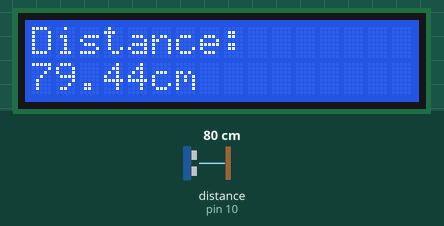
This sketch was run on a simulated Arduino Uno, built with avr-gcc and run on an emulated ATmega328P. Shown: 16×2 character LCD. Wiring (inferred from the names in the program): ultrasonic range finder: trigger pin 8; echo pin 10. Inputs (shaded band) come from the test bench; at power-on: distance to the obstacle (sensor on pin 10) 80 cm. The echo pulse lasts 58.3 µs per cm; what the sketch prints to the serial monitor is not drawn.

Above: at 1.2 s.
1.3 s: distance to the obstacle (sensor on pin 10) set to 2 cm
At 2.0 s:
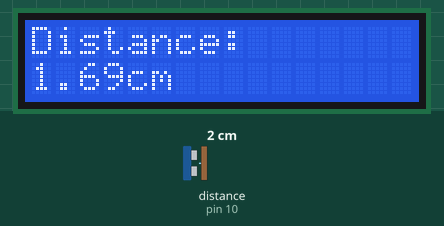
4.3 s: distance to the obstacle (sensor on pin 10) set to 4 cm
At 5.0 s:
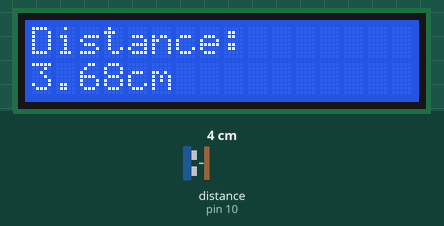
6.1 s: distance to the obstacle (sensor on pin 10) set to 18 cm
At 6.5 s:
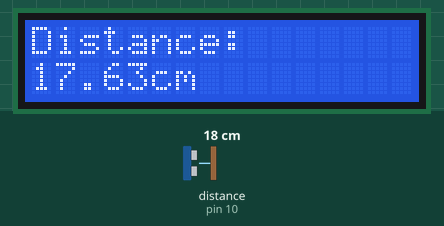
Timing chart, 0 to 9.1 s (numbered marks = the images above; inputs shaded):
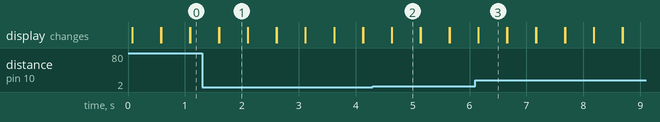

The sketch:

distance_LCD.ino
```cpp
#include <LiquidCrystal.h>
int rs=7;
int en=9;
int d4=5;
int d5=6;
int d6=3;
int d7=11;
LiquidCrystal lcd(rs,en,d4,d5,d6,d7);
int trigPin=8;
int echoPin=10;
int t=500;
int PTT;//ping travel time
float PTD;//ping tavel distance
float DTT;//distance to target

void setup() {
  lcd.begin(16,2);
  Serial.begin(9600);
  pinMode(trigPin,OUTPUT);
  pinMode(echoPin,INPUT);

}

void loop() {
  digitalWrite(trigPin,LOW);
  delayMicroseconds(10);
  digitalWrite(trigPin,HIGH);
  delayMicroseconds(10);
  digitalWrite(trigPin,LOW);
  PTT=pulseIn(echoPin,HIGH);
  PTD=(PTT*765.*5280.*12.*2.54)/(3600.*1000000.);
  DTT=PTD/2;
  Serial.print("Distance to target: ");
  Serial.print(DTT);
  Serial.println("cm");
  lcd.setCursor(0,0);
  lcd.print("Distance: ");
  lcd.setCursor(0,1);
  lcd.print(DTT);
  lcd.print("cm");
  delay(t);
  lcd.clear();
}
```

Measured:
- after the input at 1.3 s, the display: first differs from a run without the input after 0.30 s (image 1)
- after the input at 4.3 s, the display: first differs from a run without the input after 0.34 s (image 2)
- after the input at 6.1 s, the display: first differs from a run without the input after 0.06 s (image 3)
- what the display in image 1 shows lasts 0.5 s, from 1.6 s to 2.1 s
